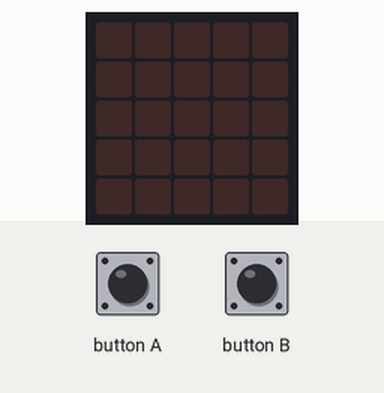
Recording of a program running on a simulated BBC micro:bit (MakeCode). Parts: the board's 5×5 LED display. The inputs (shaded band) are chosen by the test bench. Random numbers come from a fixed seed.

Above: at 1.2 s.
1.3 s: button A pressed for 0.15 s
At 1.95 s:
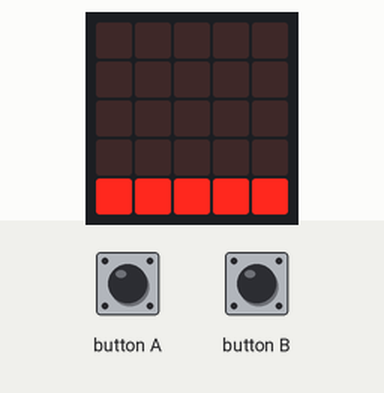
4.3 s: button B pressed for 0.15 s
At 4.5 s:
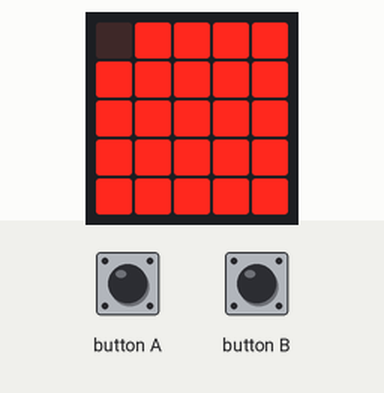
7.3 s: button A pressed for 0.15 s
At 11.3 s:
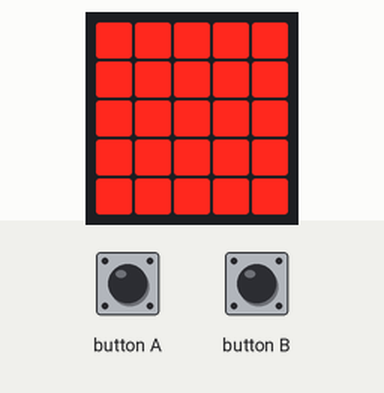

Measured:
- after the input at 1.3 s, the display: first changes after 0.15 s (image 1 shows a later state)
- after the input at 4.3 s, the display: changes after 0.15 s (image 2)
- after the input at 7.3 s, the display: first changes after 0.15 s (image 3 shows a later state)

The program:

main.ts
```typescript
let OnPattern = 0
let snakeX = 0
let snakeY = 0
let OffPattern = 0
let offY = 0
let offX = 0
// ・パターン1
// 左下から順に蛇のようにLEDを点灯
//
// ・パターン2
// 右上から順に蛇のようにLEDを点灯
input.onButtonPressed(Button.A, function () {
    basic.clearScreen()
    OnPattern = randint(1, 2)
    if (OnPattern == 1) {
        snakeX = 0
        snakeY = 4
        for (let index = 0; index < 5; index++) {
            led.plot(snakeX, snakeY)
            snakeX += 1
            basic.pause(100)
        }
        snakeY += -1
        for (let index = 0; index < 6; index++) {
            led.plot(snakeX, snakeY)
            snakeX += -1
            basic.pause(100)
        }
        snakeY += -1
        for (let index = 0; index < 6; index++) {
            led.plot(snakeX, snakeY)
            snakeX += 1
            basic.pause(100)
        }
        snakeY += -1
        for (let index = 0; index < 6; index++) {
            led.plot(snakeX, snakeY)
            snakeX += -1
            basic.pause(100)
        }
        snakeY += -1
        for (let index = 0; index < 6; index++) {
            led.plot(snakeX, snakeY)
            snakeX += 1
            basic.pause(100)
        }
    }
    if (OnPattern == 2) {
        snakeX = 4
        snakeY = 0
        for (let index = 0; index < 5; index++) {
            led.plot(snakeX, snakeY)
            snakeX += -1
            basic.pause(100)
        }
        snakeY += 1
        for (let index = 0; index < 6; index++) {
            led.plot(snakeX, snakeY)
            snakeX += 1
            basic.pause(100)
        }
        snakeY += 1
        for (let index = 0; index < 6; index++) {
            led.plot(snakeX, snakeY)
            snakeX += -1
            basic.pause(100)
        }
        snakeY += 1
        for (let index = 0; index < 6; index++) {
            led.plot(snakeX, snakeY)
            snakeX += 1
            basic.pause(100)
        }
        snakeY += 1
        for (let index = 0; index < 6; index++) {
            led.plot(snakeX, snakeY)
            snakeX += -1
            basic.pause(100)
        }
    }
})
// ・パターン1
// 左上から順に、上から下に向けて消灯
//
// ・パターン2
// 右下から順に、下から上に向けて消灯
//
// ・パターン3
// 上から下に一斉に消灯
//
// ・パターン4
// 下から上に一斉に消灯
input.onButtonPressed(Button.B, function () {
    if (led.point(4, 0)) {
        OffPattern = randint(1, 4)
    }
    if (OffPattern == 1) {
        offY = 0
        offX = 0
        for (let offX = 0; offX <= 4; offX++) {
            for (let offY = 0; offY <= 4; offY++) {
                led.unplot(offX, offY)
                basic.pause(100)
            }
        }
    }
    if (OffPattern == 2) {
        offY = 4
        offX = 4
        for (let index = 0; index < 5; index++) {
            for (let index = 0; index < 5; index++) {
                led.unplot(offX, offY)
                basic.pause(100)
                offY += -1
            }
            offX += -1
            offY = 4
        }
    }
    if (OffPattern == 3) {
        for (let offY = 0; offY <= 4; offY++) {
            for (let offX = 0; offX <= 4; offX++) {
                led.unplot(offX, offY)
            }
            basic.pause(100)
        }
    }
    if (OffPattern == 4) {
        offY = 4
        for (let index = 0; index < 5; index++) {
            for (let offX = 0; offX <= 4; offX++) {
                led.unplot(offX, offY)
            }
            basic.pause(100)
            offY += -1
        }
    }
})
```

test.ts
```typescript
// テストはここに来ます。このパッケージが拡張機能として使用されるときにはコンパイルされません。
```
